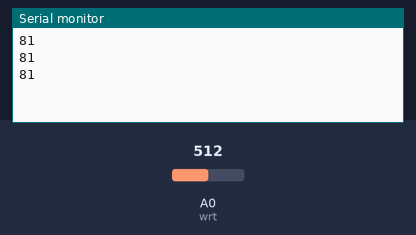
Simulated run of this sketch. Board: Arduino Uno, built with avr-gcc and run on an emulated ATmega328P. Parts: the last lines printed to the serial monitor. The test bench sets the inputs (shaded band); at power-on: A0 (wrt) = 512.

Above: at 1.3 s.
1.4 s: A0 (wrt) set to 716
At 1.9 s:
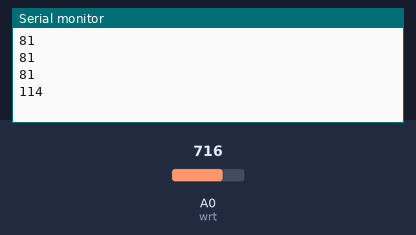
2.9 s: A0 (wrt) set to 900
At 3.4 s:
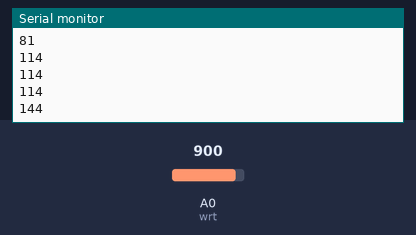
Timing chart, 0 to 5.9 s (numbered marks = the images above; inputs shaded):
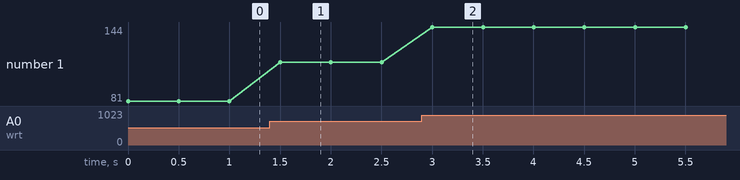

Measured:
- after the input at 1.4 s, the serial monitor: prints a new line after 0.10 s (image 1)
- after the input at 2.9 s, the serial monitor: prints a new line after 0.10 s (image 2)
- plotted number 1: 81 → 114 after the input at 1.4 s, 114 → 144 after the input at 2.9 s

The sketch:

C15.ino
```cpp
int wrt=A0,lm;
void setup() {
  // put your setup code here, to run once:
  pinMode(wrt, INPUT);
  Serial.begin(9600);
}

void loop() {
  // put your main code here, to run repeatedly:
  lm=analogRead(wrt);
  int lc=map(lm,0,625,0,100);
  Serial.println(lc);
  delay(500);
}
```
